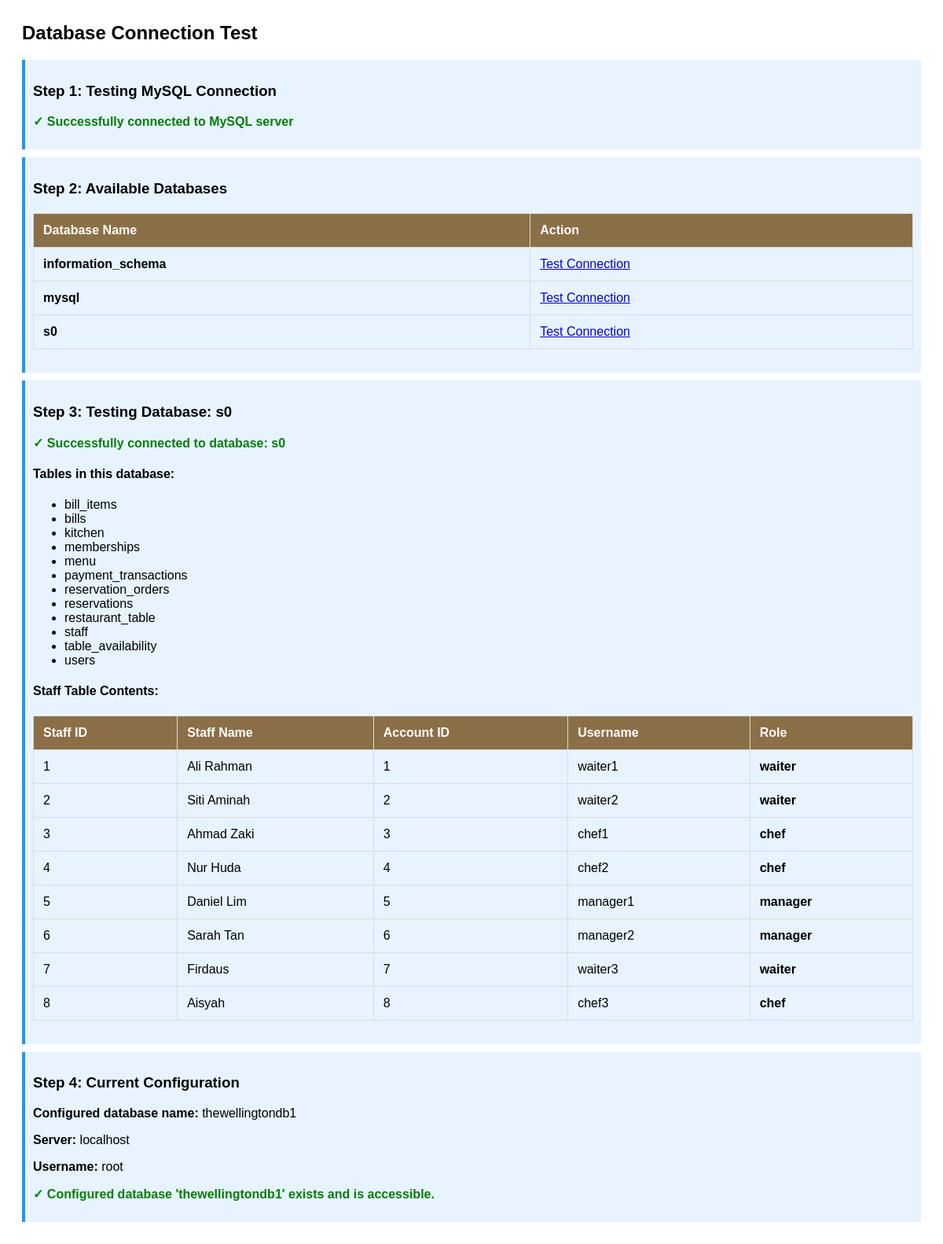
Screenshot of /test_db_connection.php?test_db=s0 with the database file from the repository.
### tables this page shows
CREATE TABLE IF NOT EXISTS Staff (
    staff_id INT PRIMARY KEY AUTO_INCREMENT,
    staff_name VARCHAR(100) NOT NULL,
    account_id INT NOT NULL,
    role VARCHAR(50) NOT NULL,
    FOREIGN KEY (account_id) REFERENCES Users(user_id)
);

CREATE TABLE IF NOT EXISTS Users (
    user_id INT PRIMARY KEY AUTO_INCREMENT,
    username VARCHAR(50) NOT NULL UNIQUE,
    password VARCHAR(255) NOT NULL,
    full_name VARCHAR(100) NOT NULL,
    email VARCHAR(100) NOT NULL UNIQUE,
    phone VARCHAR(20),
    role VARCHAR(30) NOT NULL,
    register_time TIMESTAMP DEFAULT CURRENT_TIMESTAMP
);

### test_db_connection.php (the view, shortened to what this page needs)
<?php
$servername = "localhost";
$username = "root";
$password = "";
echo "<h2>Database Connection Test</h2>";
echo "<div class='info'><h3>Step 1: Testing MySQL Connection</h3>";
try {
    $conn = new mysqli($servername, $username, $password);
    if ($conn->connect_error) {
        echo "<p class='error'>Connection failed: " . $conn->connect_error . "</p>";
        die();
    } else {
        echo "<p class='success'>✓ Successfully connected to MySQL server</p>";
    }
    echo "</div><div class='info'><h3>Step 2: Available Databases</h3>";
    $result = $conn->query("SHOW DATABASES");
    if ($result && $result->num_rows > 0) {
        echo "<table><tr><th>Database Name</th><th>Action</th></tr>";
        while ($row = $result->fetch_assoc()) {
            $dbName = $row['Database'];
            $isWellington = (stripos($dbName, 'wellington') !== false);
            $highlight = $isWellington ? "style='background-color: #fff3cd;'" : "";
            echo "<tr $highlight>";
            echo "<td><strong>" . htmlspecialchars($dbName) . "</strong></td>";
            echo "<td><a href='?test_db=" . urlencode($dbName) . "'>Test Connection</a></td>";
            echo "</tr>";
        }
        echo "</table>";
    }
    $testDb = $_GET['test_db'] ?? '';
    if ($testDb) {
        echo "</div><div class='info'><h3>Step 3: Testing Database: " . htmlspecialchars($testDb) . "</h3>";
        $testConn = new mysqli($servername, $username, $password, $testDb);
        if ($testConn->connect_error) {
            echo "<p class='error'>✗ Failed to connect to database: " . $testConn->connect_error . "</p>";
        } else {
            echo "<p class='success'>✓ Successfully connected to database: " . htmlspecialchars($testDb) . "</p>";
            $tablesResult = $testConn->query("SHOW TABLES");
            if ($tablesResult && $tablesResult->num_rows > 0) {
                echo "<h4>Tables in this database:</h4><ul>";
                while ($table = $tablesResult->fetch_array()) {
                    echo "<li>" . htmlspecialchars($table[0]) . "</li>";
                }
                echo "</ul>";
            }
            $staffCheck = $testConn->query("SHOW TABLES LIKE 'Staff'");
            if ($staffCheck && $staffCheck->num_rows > 0) {
                echo "<h4>Staff Table Contents:</h4>";
                $staffResult = $testConn->query("SELECT s.*, u.username, u.full_name FROM Staff s LEFT JOIN Users u ON s.account_id = u.user_id LIMIT 20");
                if ($staffResult && $staffResult->num_rows > 0) {
                    echo "<table><tr><th>Staff ID</th><th>Staff Name</th><th>Account ID</th><th>Username</th><th>Role</th></tr>";
                    while ($staff = $staffResult->fetch_assoc()) {
                        $isCashier = (strtolower($staff['role']) === 'cashier');
                        $highlight = $isCashier ? "style='background-color: #d4edda;'" : "";
                        echo "<tr $highlight>";
                        echo "<td>" . htmlspecialchars($staff['staff_id']) . "</td>";
                        echo "<td>" . htmlspecialchars($staff['staff_name']) . "</td>";
                        echo "<td>" . htmlspecialchars($staff['account_id']) . "</td>";
                        echo "<td>" . htmlspecialchars($staff['username'] ?? 'N/A') . "</td>";
                        echo "<td><strong>" . htmlspecialchars($staff['role']) . "</strong></td>";
                        echo "</tr>";
                    }
                    echo "</table>";
                } else {
                    echo "<p>No staff records found.</p>";
                }
            } else {
                echo "<p class='error'>Staff table does not exist in this database.</p>";
            }
        }
    }
    echo "</div><div class='info'><h3>Step 4: Current Configuration</h3>";
    echo "<p><strong>Configured database name:</strong> thewellingtondb1</p>";
    echo "<p><strong>Server:</strong> $servername</p>";
    echo "<p><strong>Username:</strong> $username</p>";
    $configuredDb = "thewellingtondb1";
    $testConn = new mysqli($servername, $username, $password, $configuredDb);
    if ($testConn->connect_error) {
        echo "<p class='error'>✗ Configured database '$configuredDb' does not exist or connection failed.</p>";
        echo "<p>Please check if your database name is correct. You mentioned 'thewellingtondt1' - did you mean that?</p>";
    } else {
        echo "<p class='success'>✓ Configured database '$configuredDb' exists and is accessible.</p>";
    }
} catch (Exception $e) {
    echo "<p class='error'>Error: " . $e->getMessage() . "</p>";
}
?>

### test_db_connection.php (style rules this page uses)
table { border-collapse: collapse; width: 100%; margin: 20px 0; }
th, td { border: 1px solid #ddd; padding: 12px; text-align: left; }
th { background-color: #8b6f47; color: white; }
.success { color: green; font-weight: bold; }
.info { background-color: #e7f3ff; padding: 10px; margin: 10px 0; border-left: 4px solid #2196F3; }

### rows the page displays
staff: staff_id "1", staff_name "Ali Rahman", account "1", account.username "waiter1", role "waiter"
staff: staff_id "2", staff_name "Siti Aminah", account "2", account.username "waiter2", role "waiter"
staff: staff_id "3", staff_name "Ahmad Zaki", account "3", account.username "chef1", role "chef"
staff: staff_id "4", staff_name "Nur Huda", account "4", account.username "chef2", role "chef"
staff: staff_id "5", staff_name "Daniel Lim", account "5", account.username "manager1", role "manager"
staff: staff_id "6", staff_name "Sarah Tan", account "6", account.username "manager2", role "manager"
staff: staff_id "7", staff_name "Firdaus", account "7", account.username "waiter3", role "waiter"
staff: staff_id "8", staff_name "Aisyah", account "8", account.username "chef3", role "chef"

### other values shown
$dbName "information_schema"
$dbName "mysql"
$dbName "s0"
$testDb "s0"
$table[0] "bill_items"
$table[0] "bills"
$table[0] "kitchen"
$table[0] "memberships"
$table[0] "menu"
$table[0] "payment_transactions"
$table[0] "reservation_orders"
$table[0] "reservations"
$table[0] "restaurant_table"
$table[0] "staff"
$table[0] "table_availability"
